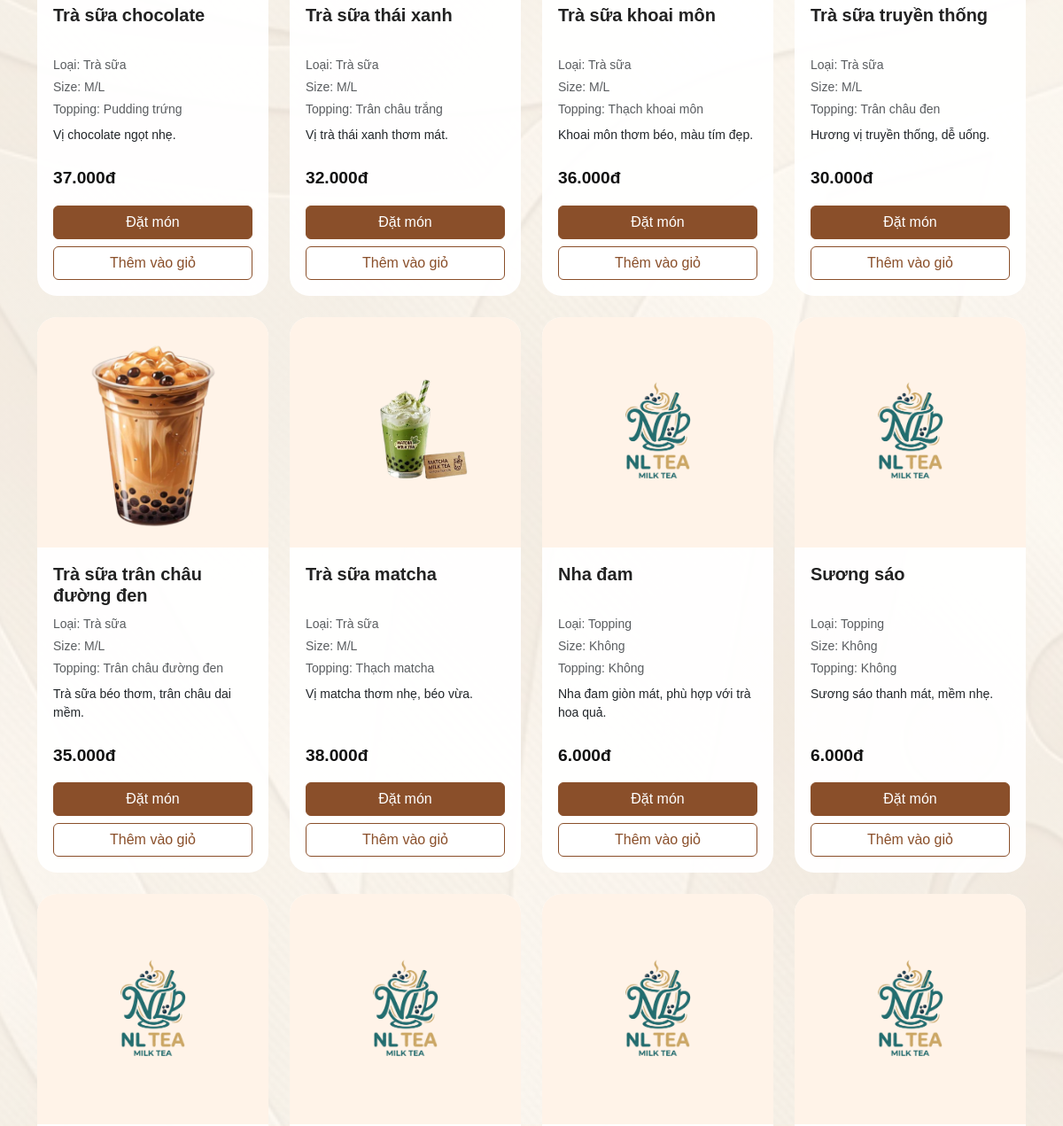
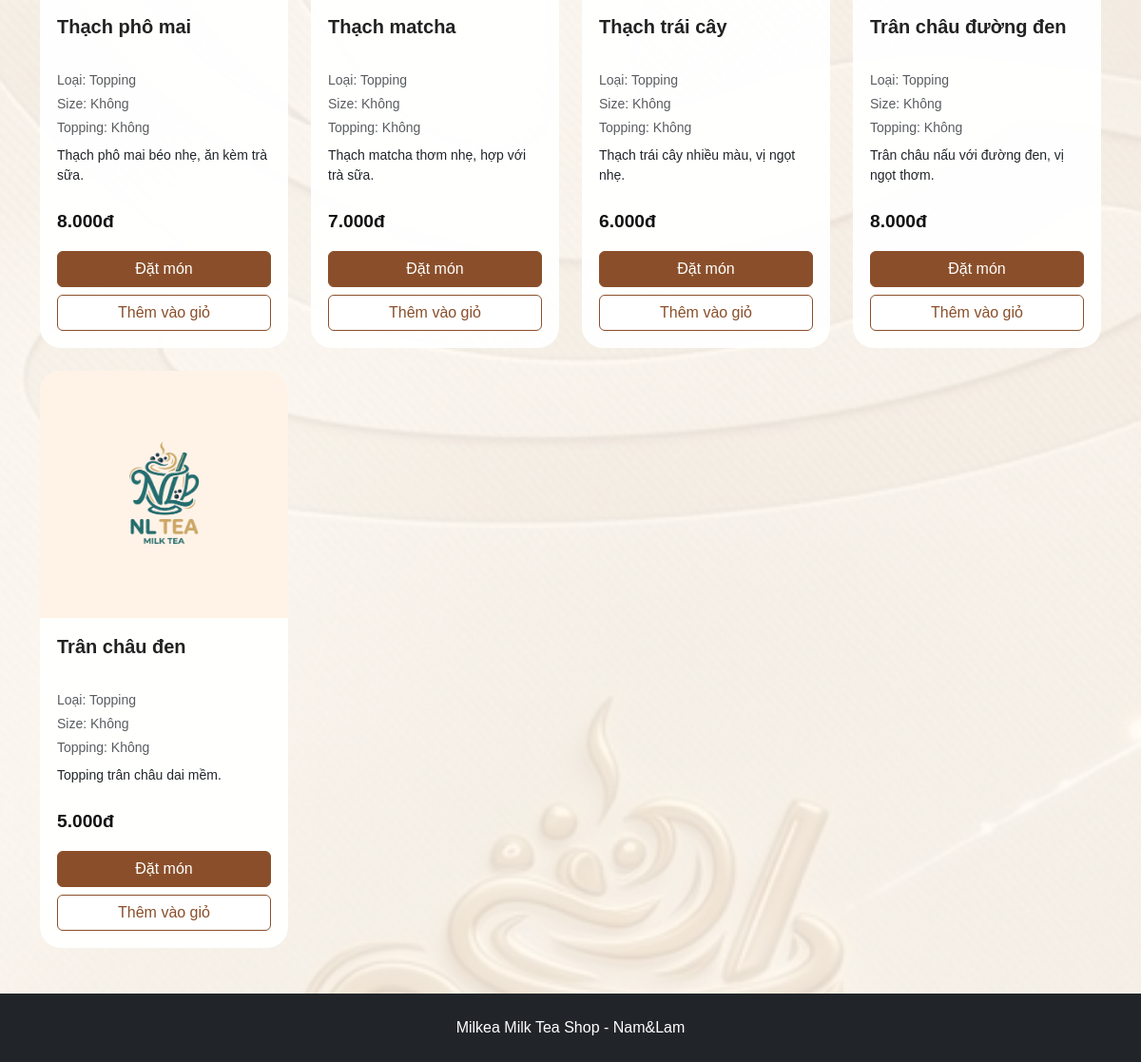
The app's page /menu (signed in, lower part), older data (2 pictures, top to bottom).
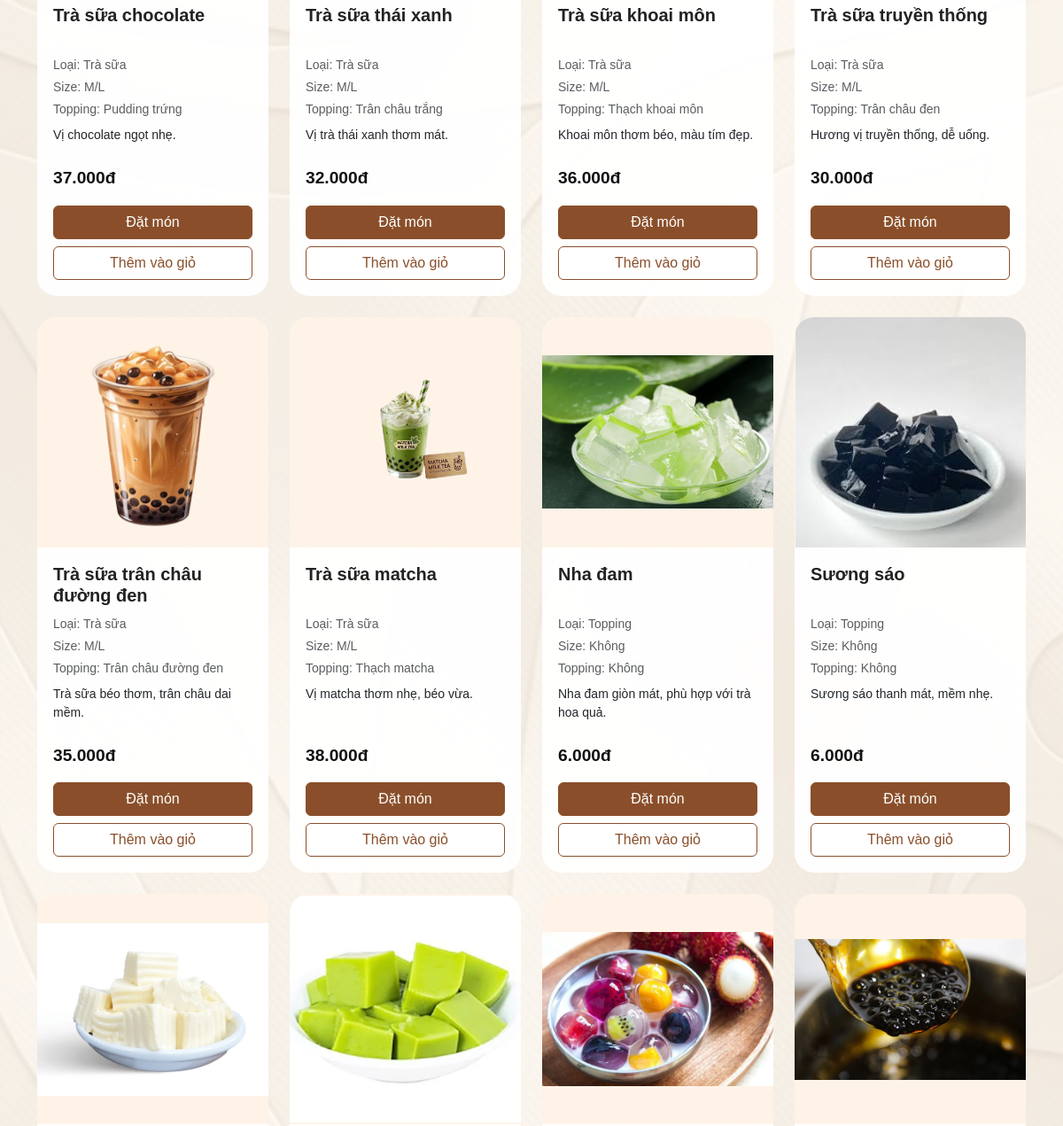
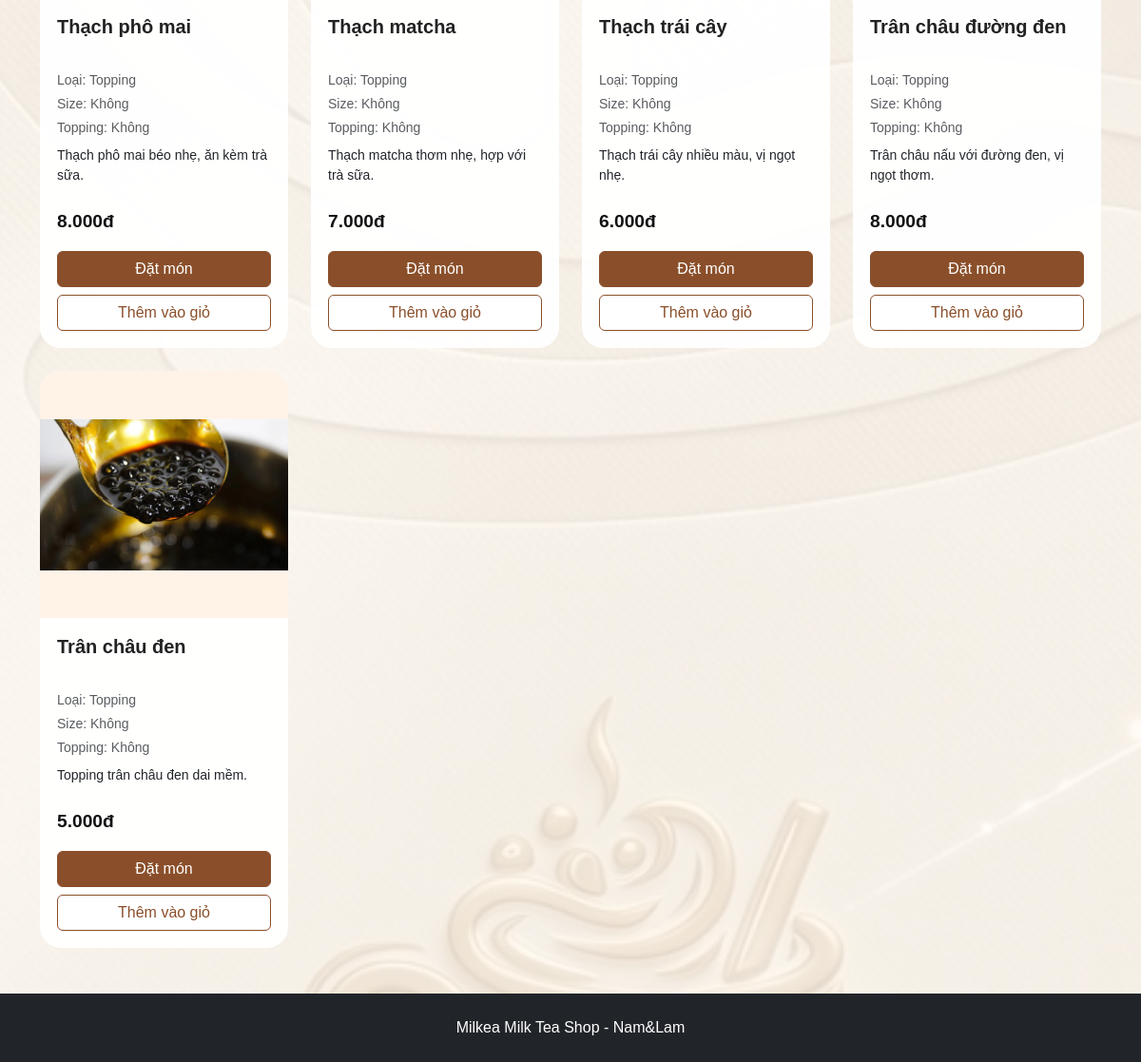
The same page, newer data (2 pictures, top to bottom).
### milk_tea_shop/models.py (models this page shows)
class Product(db.Model):
    __tablename__ = "products"
    id = db.Column(db.Integer, primary_key=True)
    name = db.Column(db.String(120), nullable=False)
    category = db.Column(db.String(80), nullable=False)
    size = db.Column(db.String(50), default="M/L")
    topping = db.Column(db.String(120), default="Không")
    price = db.Column(db.Integer, nullable=False)
    description = db.Column(db.Text, default="")
    image = db.Column(db.String(255), default="")
    order_items = db.relationship("OrderItem", backref="product", lazy=True)

### milk_tea_shop/routes.py (the view)
@main_bp.route("/menu")
def menu():
    if not check_user():
        return redirect(url_for("main.login"))
    keyword = request.args.get("keyword", "").strip()
    category = request.args.get("category", "Tất cả")
    query = Product.query
    if keyword != "":
        query = query.filter(Product.name.ilike(f"%{keyword}%"))
    if category == "Trà sữa":
        query = query.filter(Product.category == "Trà sữa")
    elif category == "Topping":
        query = query.filter(Product.category == "Topping")
    products = query.order_by(Product.id.desc()).all()
    if category == "Tất cả":
        products.sort(key=lambda product: product.category == "Topping")
    return render_template(
        "menu.html",
        products=products,
        categories=CATEGORIES,
        keyword=keyword,
        selected_category=category
    )

### milk_tea_shop/routes.py (called while the page is built)
def money(number):
    return f"{number:,.0f}đ".replace(",", ".")

@main_bp.app_context_processor
def send_data_to_html():
    cart = session.get("cart", {})
    cart_count = 0
    for quantity in cart.values():
        try:
            cart_count += int(quantity)
        except:
            pass
    return {
        "money": money,
        "cart_count": cart_count
    }

def check_user():
    if "user_id" not in session:
        flash("Vui lòng đăng nhập trước.", "warning")
        return False
    if session.get("role") == "admin":
        flash("Admin chỉ dùng trang quản lý.", "warning")
        return False
    return True

### milk_tea_shop/templates/menu.html (shortened to what this page needs)
{% extends "base.html" %}
{% block content %}
<div class="container pb-5">
    <div class="row g-4">
        {% if products %}
            {% for product in products %}
            <div class="col-md-4 col-lg-3">
                <div class="card h-100 product-card">
                    <div class="product-img-box">
                        {% if product.image %}
                            <img src="{{ url_for('static', filename='images/' ~ product.image) }}"
                                 class="product-img"
                                 alt="{{ product.name }}">
                        {% else %}
                            <img src="{{ url_for('static', filename='images/logo.png') }}"
                                 class="product-img"
                                 alt="{{ product.name }}">
                        {% endif %}
                    </div>
                    <div class="card-body d-flex flex-column">
                        <h5 class="card-title">{{ product.name }}</h5>
                        <p class="text-muted small mb-1">
                            Loại: {{ product.category }}
                        </p>
                        <p class="text-muted small mb-1">
                            Size: {{ product.size }}
                        </p>
                        <p class="text-muted small mb-2">
                            Topping: {{ product.topping }}
                        </p>
                        <p class="small flex-grow-1">
                            {{ product.description }}
                        </p>
                        <div class="d-flex justify-content-between align-items-center mt-2">
                            <strong class="product-price">
                                {{ money(product.price) }}
                            </strong>
                        </div>
                        <div class="mt-3 d-grid gap-2">
                            <a href="{{ url_for('main.order', product_id=product.id) }}"
                               class="btn btn-brown">
                                Đặt món
                            </a>
                            <form method="POST" action="{{ url_for('main.add_to_cart', product_id=product.id) }}">
                                <button type="submit" class="btn btn-outline-brown w-100">
                                    Thêm vào giỏ
                                </button>
                            </form>
                        </div>
                    </div>
                </div>
            </div>
            {% endfor %}
        {% else %}
            <div class="col-12">
                <div class="alert alert-warning text-center">
                    Không tìm thấy món phù hợp.
                </div>
            </div>
        {% endif %}
    </div>
</div>
{% endblock %}

### milk_tea_shop/templates/base.html (shortened to what this page needs)
<!DOCTYPE html>
<html lang="vi">
<head>
    <link href="https://cdn.jsdelivr.net/npm/bootstrap@5.3.3/dist/css/bootstrap.min.css" rel="stylesheet">
    <link rel="stylesheet" href="{{ url_for('static', filename='css/style.css') }}">
</head>
<body class="{% if request.endpoint in ['main.login', 'main.register'] %}auth-body{% else %}app-body{% endif %}">
    <main>
        {% block content %}{% endblock %}
    </main>
    {% if request.endpoint not in ['main.login', 'main.register'] %}
    <footer class="py-4 bg-dark text-white text-center">
        <div class="container">
            <p class="mb-0">Milkea Milk Tea Shop - Nam&Lam</p>
        </div>
    </footer>
    {% endif %}
</body>
</html>

### milk_tea_shop/static/css/style.css (style rules this page uses)
html, body { min-height: 100%; margin: 0; }
body { min-height: 100vh; display: flex; flex-direction: column; color: #2f2723; font-family: Arial, Helvetica, sans-serif; background: #fffaf5; }
main { flex: 1; }
body.app-body { background: linear-gradient(rgba(255, 250, 245, 0.70), rgba(255, 250, 245, 0.70)), url("../images/background.png"); background-size: cover; background-position: center; background-repeat: no-repeat; background-attachment: fixed; }
.btn-brown { background: #8a4f2a; color: #fff; border: 1px solid #8a4f2a; }
.btn-outline-brown { border: 1px solid #8a4f2a; color: #8a4f2a; background: #fff; }
footer { margin-top: auto; background-color: rgba(255, 255, 255, 0.88) !important; }
.product-card { background: rgba(255, 255, 255, 0.94); border: none; border-radius: 22px; overflow: hidden; height: 100%; box-shadow: none; }
.product-img-box { width: 100%; height: 260px; background: #fff3e8; overflow: hidden; display: flex; align-items: center; justify-content: center; }
.product-img { width: 100%; height: 100%; object-fit: contain; object-position: center; padding: 0; transform: none; }
.product-img-box img { max-width: 100%; max-height: 100%; }
.product-card .card-body { padding: 18px; }
.product-card .card-title { font-size: 20px; font-weight: 700; color: #222; min-height: 50px; }
.product-price, .price { color: #111; font-size: 1.2rem; font-weight: 800; }

Row changes from the older to the newer data that the page shows:
changed Product "Nha đam": image: a different picture
changed Product "Sương sáo": image: a different picture
changed Product "Thạch phô mai": image: a different picture
changed Product "Thạch matcha thơm nhẹ, hợp với trà sữa.": image: a different picture
changed Product "Thạch trái cây": image: a different picture
changed Product "Trân châu nấu với đường đen, vị ngọt thơm.": image: a different picture
changed Product: image: a different picture; description "Topping trân châu dai mềm." → "Topping trân châu đen dai mềm."
